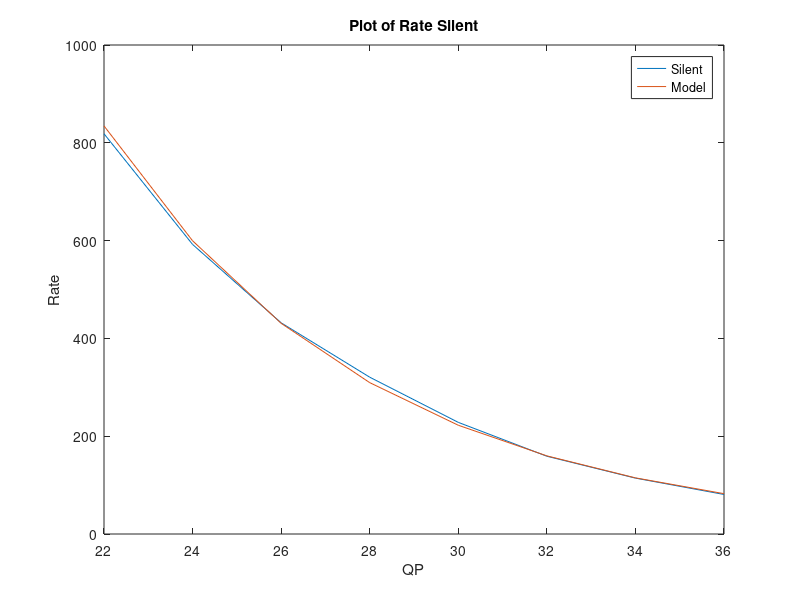

The MATLAB script that drew this image:
clc;
close all;
clear all;
%--------part C--------------------
QP=[22, 24, 26, 28, 30, 32, 34, 36]
R=[818.47, 592.18, 431.84, 320.70 , 228.29, 159.02,114.29, 80.82];
lnR=log(R);
P=polyfit(QP,lnR,1)
Rate_up=exp((-0.1653*QP)+10.3635);
plot(QP,R,QP,Rate_up)
%-----------for calculating the Average---------
sum=0;
for i=1:8
x(i)=abs((R(i)-Rate_up(i))/Rate_up(i));
sum=sum+x(i);
end
avg=(sum/8)*100

xlabel('QP')
ylabel('Rate')
title('Plot of Rate Silent')
legend('Silent','Model')
